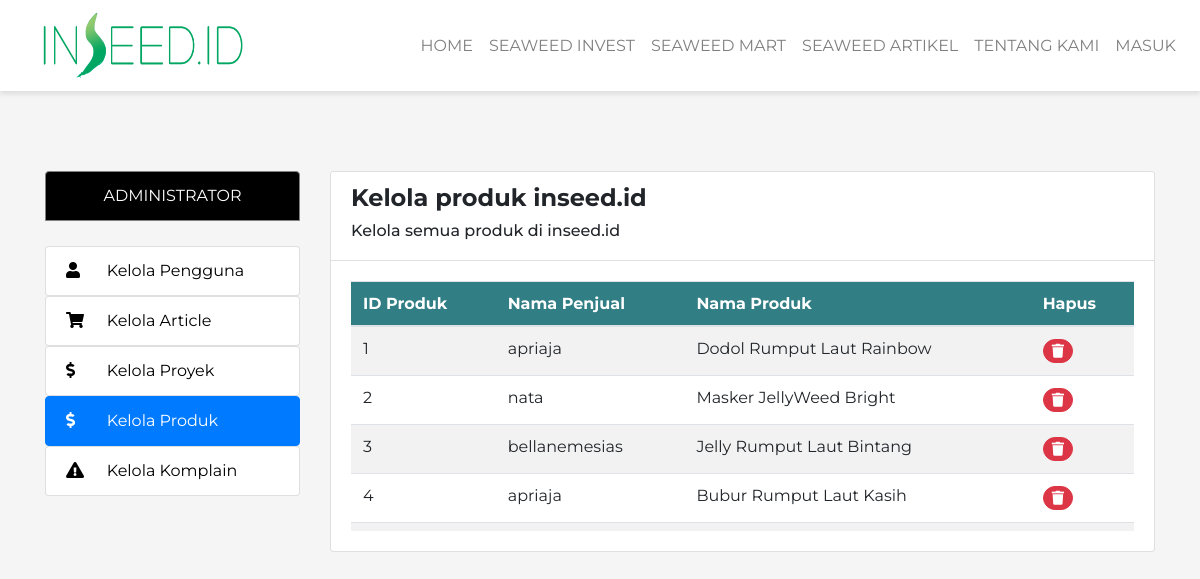
The page /index.php/dashboard/kelolaProduk on the database its author committed.
### tables this page shows
CREATE TABLE `produk` (
  `idProduk` int(11) NOT NULL,
  `idPenjual` varchar(20) NOT NULL,
  `namaProduk` varchar(30) NOT NULL,
  `hargaProduk` int(11) NOT NULL,
  `stok` int(11) NOT NULL,
  `rating` int(11) NOT NULL,
  `detail` varchar(100) NOT NULL,
  `berat` int(11) NOT NULL,
  `foto` longblob NOT NULL
);

### application/controllers/Dashboard.php (called while the page is built, shortened)
<?php
class Dashboard extends CI_Controller {
    public function __construct()
    {
        $this->load->helper('url');
        $this->load->library('form_validation');
        $this->load->library('session');
        $this->load->model('Model');
    }
    public function kelolaProduk(){
		$this->load->model('produk');
        $data['result'] = $this->produk->ambilProduk();
        $this->load->view("dashboard_admin_mart",$data);
    }
}

### index.php (called while the page is built, shortened)
<?php
require_once BASEPATH.'core/CodeIgniter.php';

### application/models/produk.php (called while the page is built, shortened)
<?php
class Produk extends CI_Model{
     public function ambilProduk(){
        $this->db->select('*');
        $this->db->from('produk');
         $query = $this->db->get();
        return $query->result();
    }
}
?>

### application/views/dashboard_admin_mart.php (the view, shortened to what this page needs)
<html>
  <head>
    <?php include_once("template/header.php"); ?>
  </head>
  <body style="background-color:#F5F5F5">
    <?php include_once("template/navbar.php"); ?>
    <section id="">
      <div class="col-md-12">
      </div>
    </section>
    <div class="container" style="margin-top: 80px; margin-bottom: 80px;">
      <div class="row">
        <div class="col-md-3" >
          <ul class="list-group menuDashboard" >
            <li class="list-group-item judulMenuDashboard" style="background-color: black;">ADMINISTRATOR</li>
            <div id="sidebarAdmin" >
              <a href="<?php echo base_url ('index.php/Dashboard/');?>"> <li style="margin-top: 10%;" class="list-group-item"><i class="fas fa-user"></i>Kelola Pengguna</li></a>
              <a href="<?php echo base_url ('index.php/Dashboard/kelolaArticle');?>""> <li class="list-group-item"><i class="fas fa-shopping-cart" ></i>Kelola Article</li></a>
              <a href="<?php echo base_url ('index.php/Dashboard/adminkelolaProyek');?>""> <li class="list-group-item"><i class="fas fa-dollar-sign" ></i>Kelola Proyek</li></a>
              <a href="<?php echo base_url ('index.php/Dashboard/kelolaProduk');?>"> <li class="list-group-item active"><i class="fas fa-dollar-sign" ></i>Kelola Produk</li></a>
              <a href="<?php echo base_url ('index.php/Dashboard/adminKomplain'); ?>"> <li class="list-group-item"><i class="fa fa-exclamation-triangle"></i>Kelola Komplain</li></a>
            </div>
          </ul>
        </div>
        <div class="col-md-9">
          <div class="card">
            <div class="card-header" style="background-color: white;">
              <h4 style="font-weight: bold;"> Kelola produk inseed.id</h4>
              <h6> Kelola semua produk di inseed.id</h6>
            </div>
            <div class="card-body ">
              <div class="row">
                <div class="col-md-12" style="text-align: center;">
                  <div class="table-responsive">
                    <table class="table table-striped" style="max-height: 300px;">
                      <thead>
                        <tr class="headerKeranjang">
                          <th scope="col">ID Produk</th>
                          <th scope="col" >Nama Penjual </th>
                          <th scope="col" class="text-left">Nama Produk</th>
                          <th scope="col" class="text-left">Hapus</th>
                        </tr>
                      </thead>
                      <tbody>
                         <?php foreach ($result as $var): ?>
                        <tr class="produkKeranjang">
                          <td><?php echo $var->idProduk; ?></td>
                          <td><?php echo $var->idPenjual; ?></td>
                          <td><?php echo $var->namaProduk; ?></td>
                          <td class="text-left"><a href="<?php echo base_url ('index.php/Dashboard/adminDeleteProduk/'.$var->idProduk);?>" class="btn btn-sm btn-danger"><i class="fa fa-trash"></i> </a> </td>
                        </tr>
                        <?php endforeach; ?>
                      </tbody>
                    </table>
                  </div>
                </div>
              </div>
            </div>
          </div>
        </div>
      </div>
    </div>
      </body>
    </html>

### application/views/template/header.php (shortened to what this page needs)
<link rel="stylesheet" href="https://maxcdn.bootstrapcdn.com/font-awesome/4.7.0/css/font-awesome.min.css">
<link rel="stylesheet" href="https://stackpath.bootstrapcdn.com/bootstrap/4.1.0/css/bootstrap.min.css">
<link rel="stylesheet" href="<?php echo base_url('asset/css/styleCSS.css');?>">
<link rel="stylesheet" href="<?php echo base_url('asset/css/jcarousel.responsive.css');?>">
<link rel="stylesheet" href="https://use.fontawesome.com/releases/v5.2.0/css/all.css" >

### application/views/template/navbar.php (shortened to what this page needs)
<section id="header">
      <nav class="navbar navbar-expand-lg navbar-light bg-white">
        <a href="<?php echo base_url(); ?>"><img src="<?php echo base_url('asset/assets/image/logo.png');?>" style="  padding: 0 20px 0 20px;
          height: 75px;
        width: 250px;"></a>
        <div class="collapse navbar-collapse " id="navbarSupportedContent" >
          <ul class="text-uppercase navbar-nav ml-auto">
            <li class="nav-item <?php if($this->uri->segment(1)=="" || $this->uri->segment(1)==""){echo " active";}?>">
              <a class="nav-link" href="<?php echo base_url(); ?>">HOME</a>
            </li>
            <li class="nav-item <?php if($this->uri->segment(1)=="Invest" || $this->uri->segment(1)=="invest"){echo " active";}?>">
              <a class="nav-link" href="<?=base_url()?>index.php/invest">SEAWEED INVEST</a>
            </li>
            <?php if($this->session->userdata('level') !== '2'):?>
            <li class="nav-item <?php if($this->uri->segment(1)=="Mart" || $this->uri->segment(1)=="mart"){echo " active";}?>">
              <a class="nav-link" href="<?=base_url()?>index.php/mart">SEAWEED MART</a>
            </li>
            <?php endif;?>
            <li class="nav-item <?php if($this->uri->segment(1)=="Article" || $this->uri->segment(1)=="article"){echo " active";}?>">
              <a class="nav-link" href="<?=base_url()?>index.php/article">SEAWEED ARTIKEL</a>
            </li>
            <li class="nav-item <?php if($this->uri->segment(2)=="about_us" || $this->uri->segment(1)=="About_us"){echo " active";}?>">
              <a class="nav-link" href="<?=base_url()?>index.php/welcome/about_us">TENTANG KAMI</a>
            </li>
            <?php if(null !== $this->session->userdata('level')):?>
            <li class="nav-item dropdown hidden-md-down">
                <a class="nav-link dropdown-toggle" href="#" id="navbarDropdownMenuLink" data-toggle="dropdown" aria-haspopup="true" aria-expanded="false">
                <?php $username = $this->session->userdata('username');
                $sesdata['username']=$username;
                echo $username ?></a>
                <div class="dropdown-menu dropdown-menu-right" style="background-color: #fcfffe;" aria-labelledby="navbarDropdownMenuLink">
                  <a class="dropdown-item" href="<?=base_url()?>index.php/dashboard">Dashboard</a>
                  <div class="dropdown-divider"></div>
                  <?php if($this->session->userdata('level') !== '2'):?>
                  <a class="dropdown-item" href="<?=base_url()?>index.php/cart/show_cart">Cart</a>
                  <div class="dropdown-divider"></div>
                  <?php endif; ?>
                  <a class="dropdown-item" href="<?=base_url()?>index.php/auth/logout">Keluar</a>
                </div>
            </li>
            <?php else:?>
            <li class="nav-item">
              <a id="masukdulu" class="nav-link" href="<?=base_url()?>index.php/auth/login">MASUK</a>
            </li>
            <?php endif;?>
        </ul>
      </div>
    </nav>
  </section>

### asset/css/styleCSS.css (style rules this page uses)
body { font-family: 'Montserrat'; }
#header { position: sticky; height: 90px; top: 0; border-radius: 0; border: 0; width: 100%; z-index: 1000; box-shadow: 0 0 1px 0 rgba(0, 0, 0, 0.5), 0 4px 5px 0 rgba(0, 0, 0, 0.1); text-align: center; }
.btn { font-weight:700; text-transform:uppercase; border-radius:300px; }
.headerKeranjang { background-color: #317e85; color: white; }
.judulMenuDashboard { text-align: center; background-color: green; border-color: grey; color: white; }
.menuDashboard a { color: black; }
.menuDashboard i { margin-right: 5%; width: 30px; }
.table-responsive { max-height: 250px; }

### rows shown on the page
produk: idProduk "1", idPenjual "apriaja", namaProduk "Dodol Rumput Laut Rainbow"
produk: idProduk "2", idPenjual "nata", namaProduk "Masker JellyWeed Bright"
produk: idProduk "3", idPenjual "bellanemesias", namaProduk "Jelly Rumput Laut Bintang"
produk: idProduk "4", idPenjual "apriaja", namaProduk "Bubur Rumput Laut Kasih"
